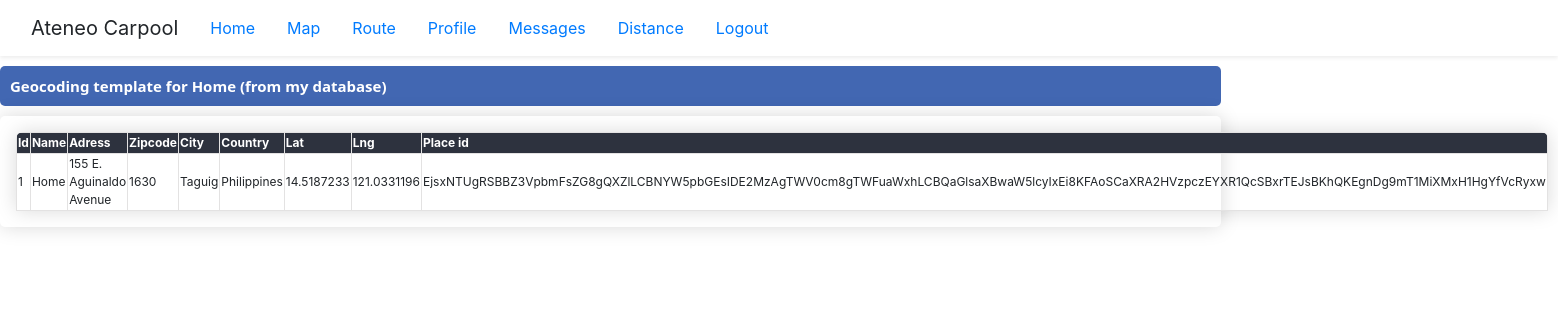
Screenshot of /geocoding/1 with the database file from the repository.
### project_content/models.py (models this page shows, shortened)
class Locations(models.Model):
    name = models.CharField(max_length=500)
    zipcode = models.CharField(max_length=200, blank=True, null=True)
    city = models.CharField(max_length=200, blank=True, null=True)
    country = models.CharField(max_length=200, blank=True, null=True)
    address = models.CharField(max_length=200, blank=True, null=True)
    created_at = models.DateTimeField(auto_now_add=True, blank=True, null=True)
    edited_at = models.DateTimeField(auto_now=True)
    lat = models.CharField(max_length=200,blank=True, null=True)
    lng = models.CharField(max_length=200,blank=True, null=True)
    place_id = models.CharField(max_length=200,blank=True, null=True)

### project_content/views.py (the view, shortened to what this page needs)
# urls.py: path("geocoding/<int:pk>", GeocodingView.as_view(), name='geocoding'),
class GeocodingView(View):
    template_name = "project_content/geocoding.html"
    def get(self,request,pk):
        location = Locations.objects.get(pk=pk)
        if location.lng and location.lat and location.place_id != None:
            lat = location.lat
            lng = location.lng
            place_id = location.place_id
            label = "from my database"
        else:
            result = ""
            lat = ""
            lng = ""
            place_id = ""
            label = "no call made"
        context = {
            'location':location,
            'lat':lat,
            'lng':lng,
            'place_id':place_id,
            'label': label
        }
        return render(request, self.template_name, context)

### project_content/templates/project_content/geocoding.html
{% extends 'project_content/base.html' %}
{% block content %}
<div class="pageholder">
    <div class="titleholder">
        <div class="title"> Geocoding template for {{location.name}} ({{label}})</div>
    </div>
    <div class="linkholder">
            <table id="ourtable3" class="myTable m-3">
                <thead>
                    <tr>
                        <th>Id</th>
                        <th>Name</th>
                        <th>Adress</th>
                        <th>Zipcode</th>
                        <th>City</th>
                        <th>Country</th>
                        <th>Lat</th>
                        <th>Lng</th>
                        <th>Place id</th>
                    </tr>
                </thead>
                <tbody>
                    <tr>
                        <td> {{location.id}} </td>
                        <td> {{location.name}} </td>
                        <td> {{location.address}} </td>
                        <td> {{location.zipcode}} </td>
                        <td> {{location.city}} </td>
                        <td> {{location.country}} </td>
                        <td> {{lat}} </td>
                        <td> {{lng}} </td>
                        <td> {{place_id}} </td>
                    </tr>
                </tbody>
            </table>
     </div>
</div>
{% endblock %}

### project_content/static/project_content/main.css (style rules this page uses)
.myTable { font-size: 12px; min-width: 400px; overflow: hidden; border-radius: 7px 7px 0 0; box-shadow: 0 0 20px rgba(0, 0, 0, .15); }
.myTable th { background-color: #2D323E; color: white; font-weight: bold; }
.myTable td, .myTable th { border: 0.01em solid #e3e2e2; }
.pageholder, form { display: flex; flex-direction: column; justify-content: center; width: 80%; }
.titleholder, .linkholder { display: flex; margin-top: 10px; width: 98%; border-radius: 5px; }
.titleholder { display: 'flex'; justify-content:'space-between'; background-color: #4267B2; align-items: center; height: 40px; }
.linkholder { box-shadow: 0 0 20px rgba(0, 0, 0, .15); flex-direction: column; }
.title { color: white; margin-left: 10px; font-weight: bold; font-size: 15px; font-family: 'Segoe UI', Tahoma, Geneva, Verdana, sans-serif; }

### rows the page displays
Locations: name "Home", id "1", address "155 E. Aguinaldo Avenue", zipcode "1630", city "Taguig", country "Philippines", lat "14.5187233", lng "121.0331196", place "EjsxNTUgRSBBZ3VpbmFsZG8gQXZlLCBNYW5pbGEsIDE2MzAgTWV0cm8gTWFuaWxhLCBQaGlsaXBwaW5lcyIxEi8KFAoSCaXRA2HVzpczEYXR1QcSBxrTEJsBKhQKEgnDg9mT1MiXMxH1HgYfVcRyxw"

### other values shown
{{ label }} "from my database"
